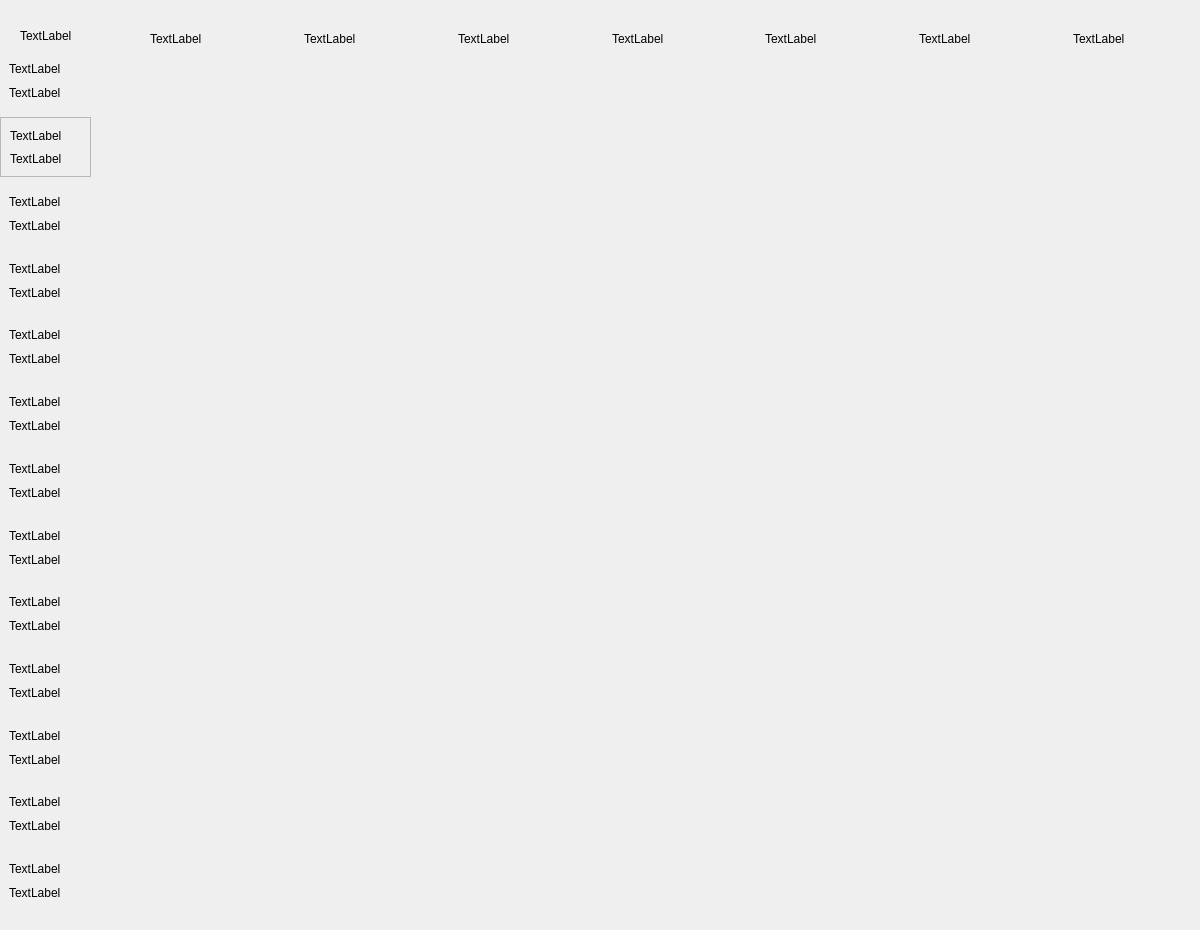
   <widget class="QWidget" name="page8">
    <widget class="QWidget" name="widget_113" native="true">
     <property name="geometry">
      <rect>
       <x>0</x>
       <y>10</y>
       <width>1191</width>
       <height>911</height>
      </rect>
     </property>
     <widget class="QLabel" name="firstweek_8">
      <property name="geometry">
       <rect>
        <x>20</x>
        <y>10</y>
        <width>71</width>
        <height>31</height>
       </rect>
      </property>
      <property name="text">
       <string>TextLabel</string>
      </property>
     </widget>
     <widget class="QWidget" name="widget_114" native="true">
      <property name="geometry">
       <rect>
        <x>0</x>
        <y>40</y>
        <width>91</width>
        <height>861</height>
       </rect>
      </property>
      <layout class="QVBoxLayout" name="verticalLayout_99">
       <item>
        <widget class="QWidget" name="widget_115" native="true">
         <layout class="QVBoxLayout" name="verticalLayout_100">
          <item>
           <widget class="QLabel" name="num1_8">
            <property name="text">
             <string>TextLabel</string>
            </property>
           </widget>
          </item>
          <item>
           <widget class="QLabel" name="first_8">
            <property name="text">
             <string>TextLabel</string>
            </property>
            <property name="scaledContents">
             <bool>false</bool>
            </property>
           </widget>
          </item>
         </layout>
        </widget>
       </item>
       <item>
        <widget class="QFrame" name="frame_8">
         <property name="frameShape">
          <enum>QFrame::StyledPanel</enum>
         </property>
         <property name="frameShadow">
          <enum>QFrame::Raised</enum>
         </property>
         <layout class="QVBoxLayout" name="verticalLayout_101">
          <item>
           <widget class="QLabel" name="num2_8">
            <property name="text">
             <string>TextLabel</string>
            </property>
           </widget>
          </item>
          <item>
           <widget class="QLabel" name="second_8">
            <property name="text">
             <string>TextLabel</string>
            </property>
           </widget>
          </item>
         </layout>
        </widget>
       </item>
       <item>
        <widget class="QWidget" name="widget_116" native="true">
         <layout class="QVBoxLayout" name="verticalLayout_102">
          <item>
           <widget class="QLabel" name="num3_8">
            <property name="text">
             <string>TextLabel</string>
            </property>
           </widget>
          </item>
          <item>
           <widget class="QLabel" name="third_8">
            <property name="text">
             <string>TextLabel</string>
            </property>
           </widget>
          </item>
         </layout>
        </widget>
       </item>
       <item>
        <widget class="QWidget" name="widget_117" native="true">
         <layout class="QVBoxLayout" name="verticalLayout_103">
          <item>
           <widget class="QLabel" name="num4_8">
            <property name="text">
             <string>TextLabel</string>
            </property>
           </widget>
          </item>
          <item>
           <widget class="QLabel" name="forth_8">
            <property name="text">
             <string>TextLabel</string>
            </property>
           </widget>
          </item>
         </layout>
        </widget>
       </item>
       <item>
        <widget class="QWidget" name="widget_118" native="true">
         <layout class="QVBoxLayout" name="verticalLayout_104">
          <item>
           <widget class="QLabel" name="num5_8">
            <property name="text">
             <string>TextLabel</string>
            </property>
           </widget>
          </item>
          <item>
           <widget class="QLabel" name="fifth_8">
            <property name="text">
             <string>TextLabel</string>
            </property>
           </widget>
          </item>
         </layout>
        </widget>
       </item>
       <item>
        <widget class="QWidget" name="widget_119" native="true">
         <layout class="QVBoxLayout" name="verticalLayout_105">
          <item>
           <widget class="QLabel" name="num6_8">
            <property name="text">
             <string>TextLabel</string>
            </property>
           </widget>
          </item>
          <item>
           <widget class="QLabel" name="sixth_8">
            <property name="text">
             <string>TextLabel</string>
            </property>
           </widget>
          </item>
         </layout>
        </widget>
       </item>
       <item>
        <widget class="QWidget" name="widget_120" native="true">
         <layout class="QVBoxLayout" name="verticalLayout_106">
          <item>
           <widget class="QLabel" name="num7_8">
            <property name="text">
             <string>TextLabel</string>
            </property>
           </widget>
          </item>
          <item>
           <widget class="QLabel" name="seventh_8">
            <property name="text">
             <string>TextLabel</string>
            </property>
           </widget>
          </item>
         </layout>
        </widget>
       </item>
       <item>
        <widget class="QWidget" name="widget_121" native="true">
         <layout class="QVBoxLayout" name="verticalLayout_107">
          <item>
           <widget class="QLabel" name="num8_8">
            <property name="text">
             <string>TextLabel</string>
            </property>
           </widget>
          </item>
          <item>
           <widget class="QLabel" name="eighth_8">
            <property name="text">
             <string>TextLabel</string>
            </property>
           </widget>
          </item>
         </layout>
        </widget>
       </item>
       <item>
        <widget class="QWidget" name="widget_122" native="true">
         <layout class="QVBoxLayout" name="verticalLayout_108">
          <item>
           <widget class="QLabel" name="num9_8">
            <property name="text">
             <string>TextLabel</string>
            </property>
           </widget>
          </item>
          <item>
           <widget class="QLabel" name="ninth_8">
            <property name="text">
             <string>TextLabel</string>
            </property>
           </widget>
          </item>
         </layout>
        </widget>
       </item>
       <item>
        <widget class="QWidget" name="widget_123" native="true">
         <layout class="QVBoxLayout" name="verticalLayout_109">
          <item>
           <widget class="QLabel" name="num10_8">
            <property name="text">
             <string>TextLabel</string>
            </property>
           </widget>
          </item>
          <item>
           <widget class="QLabel" name="tenth_8">
            <property name="text">
             <string>TextLabel</string>
            </property>
           </widget>
          </item>
         </layout>
        </widget>
       </item>
       <item>
        <widget class="QWidget" name="widget_124" native="true">
         <layout class="QVBoxLayout" name="verticalLayout_110">
          <item>
           <widget class="QLabel" name="num11_8">
            <property name="text">
             <string>TextLabel</string>
            </property>
           </widget>
          </item>
          <item>
           <widget class="QLabel" name="eleventh_8">
            <property name="text">
             <string>TextLabel</string>
            </property>
           </widget>
          </item>
         </layout>
        </widget>
       </item>
       <item>
        <widget class="QWidget" name="widget_125" native="true">
         <layout class="QVBoxLayout" name="verticalLayout_111">
          <item>
           <widget class="QLabel" name="num12_8">
            <property name="text">
             <string>TextLabel</string>
            </property>
           </widget>
          </item>
          <item>
           <widget class="QLabel" name="twelfth_8">
            <property name="text">
             <string>TextLabel</string>
            </property>
           </widget>
          </item>
         </layout>
        </widget>
       </item>
       <item>
        <widget class="QWidget" name="widget_126" native="true">
         <layout class="QVBoxLayout" name="verticalLayout_112">
          <item>
           <widget class="QLabel" name="num13_8">
            <property name="text">
             <string>TextLabel</string>
            </property>
           </widget>
          </item>
          <item>
           <widget class="QLabel" name="thirteenth_8">
            <property name="text">
             <string>TextLabel</string>
            </property>
           </widget>
          </item>
         </layout>
        </widget>
       </item>
      </layout>
     </widget>
     <widget class="QWidget" name="widget_127" native="true">
      <property name="geometry">
       <rect>
        <x>150</x>
        <y>10</y>
        <width>1071</width>
        <height>37</height>
       </rect>
      </property>
      <layout class="QHBoxLayout" name="horizontalLayout_8">
       <item>
        <widget class="QLabel" name="mon_8">
         <property name="text">
          <string>TextLabel</string>
         </property>
        </widget>
       </item>
       <item>
        <widget class="QLabel" name="tue_8">
         <property name="text">
          <string>TextLabel</string>
         </property>
        </widget>
       </item>
       <item>
        <widget class="QLabel" name="wed_8">
         <property name="text">
          <string>TextLabel</string>
         </property>
        </widget>
       </item>
       <item>
        <widget class="QLabel" name="thu_8">
         <property name="text">
          <string>TextLabel</string>
         </property>
        </widget>
       </item>
       <item>
        <widget class="QLabel" name="fri_8">
         <property name="text">
          <string>TextLabel</string>
         </property>
        </widget>
       </item>
       <item>
        <widget class="QLabel" name="sat_8">
         <property name="text">
          <string>TextLabel</string>
         </property>
        </widget>
       </item>
       <item>
        <widget class="QLabel" name="sun_8">
         <property name="text">
          <string>TextLabel</string>
         </property>
        </widget>
       </item>
      </layout>
     </widget>
     <widget class="QWidget" name="widget_128" native="true">
      <property name="geometry">
       <rect>
        <x>100</x>
        <y>50</y>
        <width>1061</width>
        <height>851</height>
       </rect>
      </property>
     </widget>
    </widget>
   </widget>
